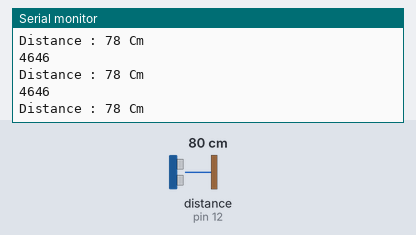
A sketch run on a simulated Arduino Uno, built with avr-gcc and run on an emulated ATmega328P. Parts: the last lines printed to the serial monitor. Wiring (inferred from the names in the program): ultrasonic range finder: trigger pin 11; echo pin 12. Inputs (shaded band) come from the test bench; at power-on: distance to the obstacle (sensor on pin 12) 80 cm. The echo pulse lasts 58.3 µs per cm.

Above: at 1.2 s.
1.3 s: distance to the obstacle (sensor on pin 12) set to 2 cm
At 2.2 s:
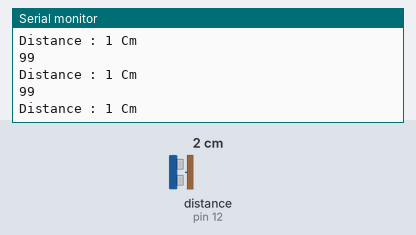
4.3 s: distance to the obstacle (sensor on pin 12) set to 4 cm
At 5.1 s:
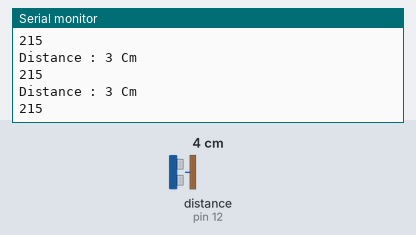
5.8 s: distance to the obstacle (sensor on pin 12) set to 2 cm
At 6.4 s:
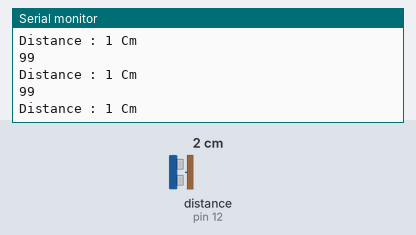
8.8 s: distance to the obstacle (sensor on pin 12) set to 9 cm
At 9.5 s:
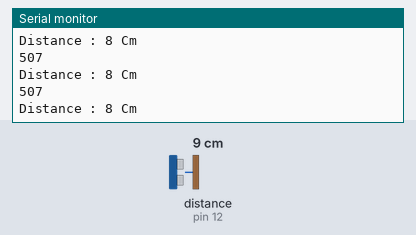
Timing chart, 0 to 11.8 s (numbered marks = the images above; inputs shaded):
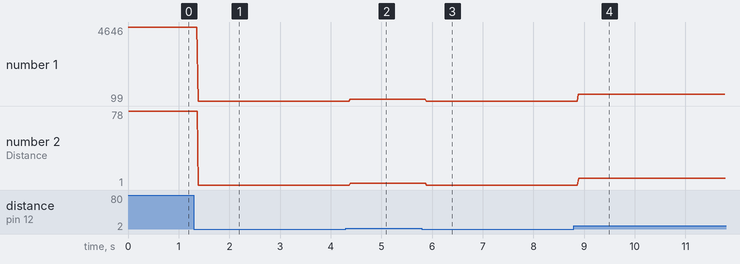

Measured:
- after the input at 1.3 s, the serial monitor: prints a new line after 0.08 s (image 1)
- after the input at 4.3 s, the serial monitor: prints a new line after 0.08 s (image 2)
- after the input at 8.8 s, the serial monitor: prints a new line after 0.09 s (image 4)
- plotted number 1: 4646 → 99 after the input at 1.3 s, 99 → 215 after the input at 4.3 s, 99 → 507 after the input at 8.8 s
- plotted number 2: 78 → 1 after the input at 1.3 s, 1 → 3 after the input at 4.3 s, 1 → 8 after the input at 8.8 s

The sketch:

sketch_mar11b.ino
```cpp
#define trigger 11 //trigger pin
#define echo 12 //echo pin

void setup() {
  pinMode(trigger, OUTPUT);
  pinMode(echo, INPUT);
  Serial.begin(9600);
}

void loop() {
  long duration, distance;

  digitalWrite(trigger, LOW);
  delayMicroseconds(2);
  digitalWrite(trigger, HIGH);
  delayMicroseconds(10);
  digitalWrite(trigger, LOW);

  duration = pulseIn(echo, HIGH);
  distance = duration * 17 / 1000;
  Serial.println(duration );
  Serial.print("\nDistance : ");
  Serial.print(distance);
  Serial.println(" Cm");
}
```
